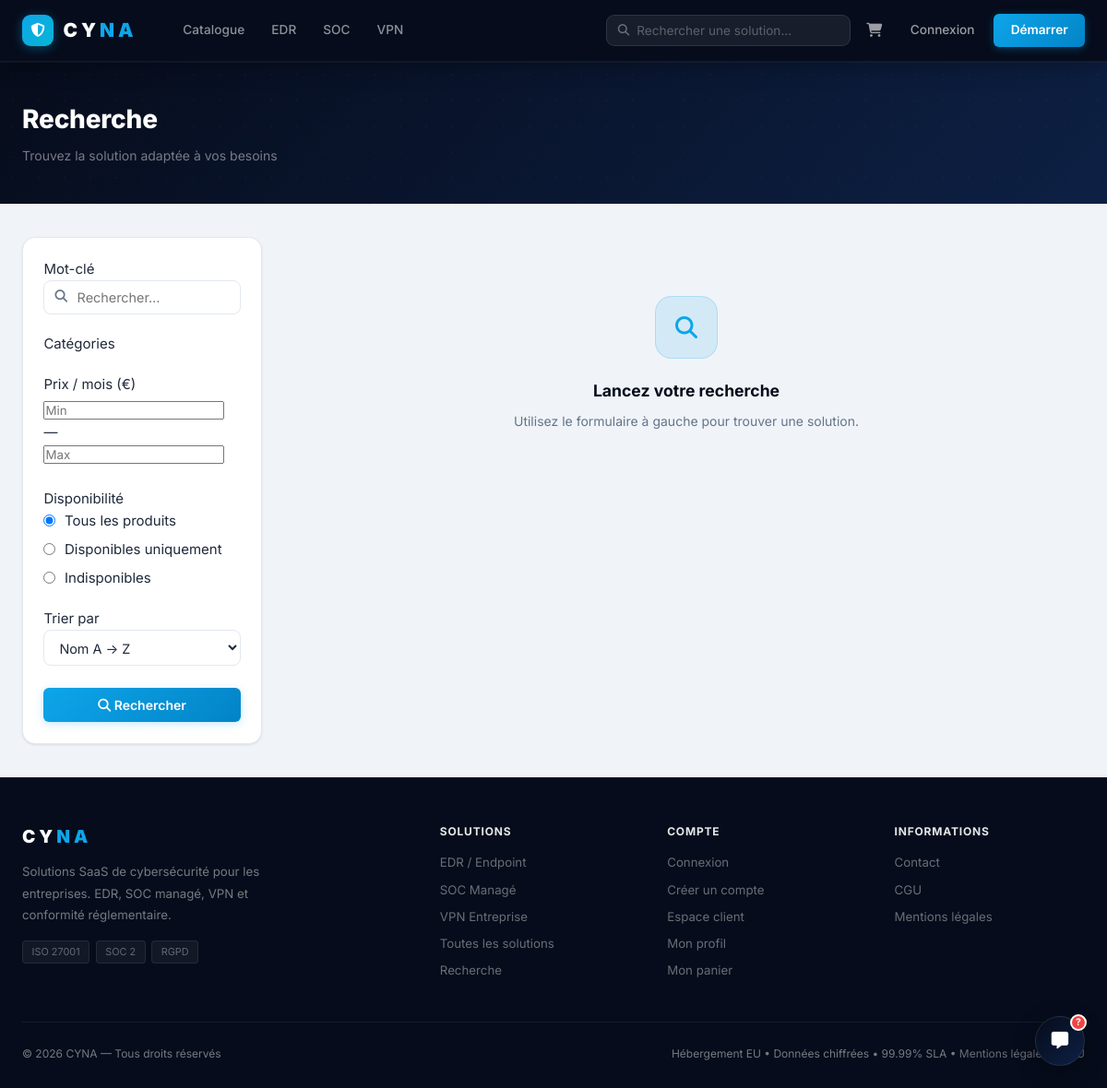
The app's page /recherche.php, older data.
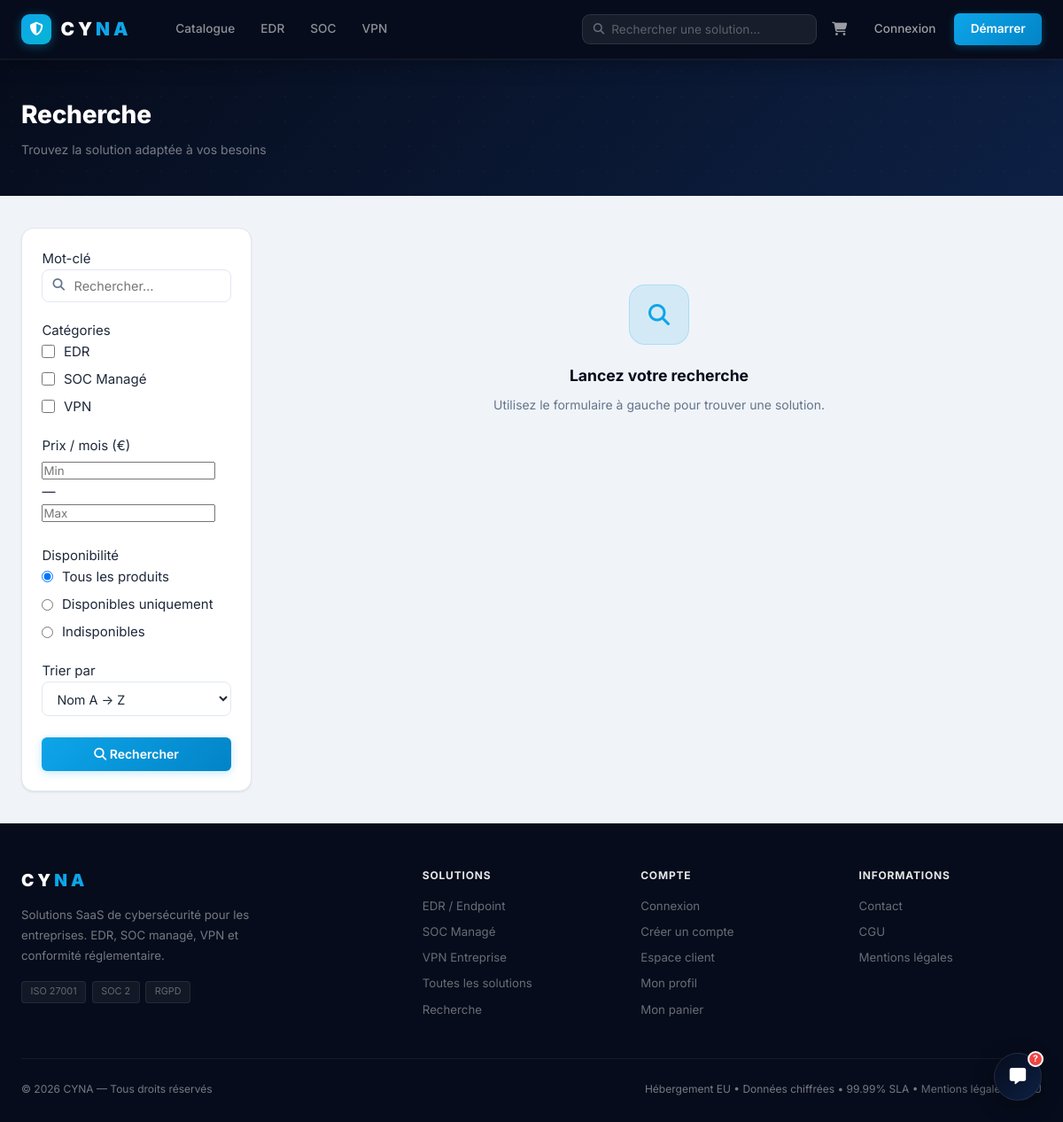
The same page, newer data.
### tables this page shows
CREATE TABLE `category` (
    `id`          INT           NOT NULL AUTO_INCREMENT,
    `name`        VARCHAR(100)  NOT NULL,
    `slug`        VARCHAR(100)  NOT NULL,
    `description` VARCHAR(300)  DEFAULT NULL,
    `image_url`   VARCHAR(255)  DEFAULT NULL,
    PRIMARY KEY (`id`),
    UNIQUE KEY `slug` (`slug`)
);

### includes/security.php (called while the page is built, shortened)
<?php
function escape(string $value): string {
    return htmlspecialchars($value, ENT_QUOTES, 'UTF-8');
}

### recherche.php (the view, shortened to what the changed rows need)
<?php
require_once __DIR__ . '/includes/security.php';
$db = getDB();
$cat_ids   = array_map('intval', (array)($_GET['cats'] ?? []));
$categories = $db->query('SELECT * FROM category ORDER BY name')->fetchAll();
require_once __DIR__ . '/includes/header.php';
?>
<div class="page-header">
    <div class="page-header-inner">
        <h1>Recherche</h1>
    </div>
</div>
<div class="page-content">
    <div class="catalogue-layout">
        <aside class="filter-panel">
            <form method="GET" action="/cyna/recherche.php" id="search-filter-form">
                <div class="filter-group">
                    <label class="filter-label">Catégories</label>
                    <?php foreach ($categories as $cat): ?>
                        <label class="filter-checkbox">
                            <input type="checkbox" name="cats[]" value="<?= $cat['id'] ?>"
                                   <?= in_array((int)$cat['id'], $cat_ids) ? 'checked' : '' ?>>
                            <?= escape($cat['name']) ?>
                        </label>
                    <?php endforeach; ?>
                </div>
            </form>
        </aside>
    </div>
</div>
<?php require_once __DIR__ . '/includes/footer.php'; ?>

Row changes from the older to the newer data that the page shows:
added category: name "EDR"
added category: name "SOC Managé"
added category: name "VPN"
